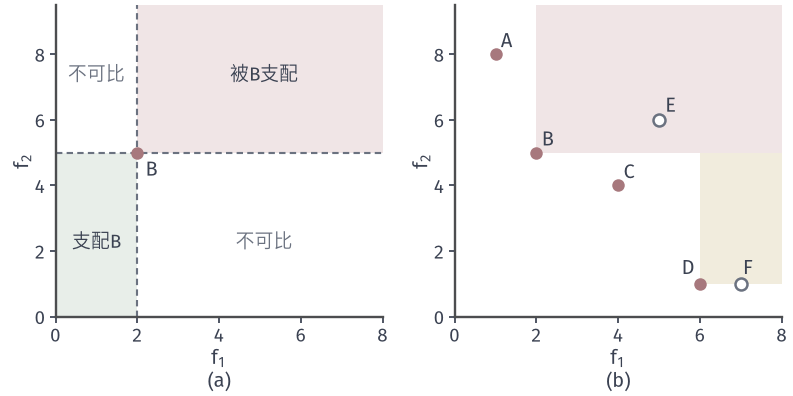

The script that drew this image:
from pathlib import Path
import sys
sys.path.insert(0, str(Path(__file__).resolve().parents[1]/"moo-common"))
from moo_fig import *
HERE = Path(__file__).resolve().parent
# Dominance quadrants around B and the six candidates.
fig, axes = figure(width_mm=112, height_mm=56, ncols=2)
panels(fig, .07, .985, .985, .2, .22)
xl, yl = (0, 8), (0, 9.5)
ax = axes[0]; setup(ax, xl, yl, range(0, 9, 2), range(0, 10, 2))
b = CANDS['B']
ax.fill([0, b[0], b[0], 0], [0, 0, b[1], b[1]], color=GREEN_FILL, lw=0, zorder=1)
ax.fill([b[0], 8, 8, b[0]], [b[1], b[1], 9.5, 9.5], color=RED_FILL, lw=0, zorder=1)
ax.plot([0, 8], [b[1]]*2, color=MUTED, lw=.85, ls=(0, (3, 2)), zorder=2); ax.plot([b[0]]*2, [0, 9.5], color=MUTED, lw=.85, ls=(0, (3, 2)), zorder=2)
dot(ax, b); ax.text(2.2, 4.3, 'B', color=INK)
ax.text(1, 2.1, '支配B', ha='center', color=INK, fontsize=7.5); ax.text(5.1, 7.2, '被B支配', ha='center', color=INK, fontsize=7.5)
ax.text(1, 7.2, '不可比', ha='center', color=MUTED, fontsize=7.5); ax.text(5.1, 2.1, '不可比', ha='center', color=MUTED, fontsize=7.5)
ax = axes[1]; setup(ax, xl, yl, range(0, 9, 2), range(0, 10, 2))
for k, c in (('B', RED_FILL), ('D', YELLOW_FILL)):
    p = CANDS[k]; ax.fill([p[0], 8, 8, p[0]], [p[1], p[1], 9.5, 9.5], color=c, lw=0, zorder=1)
p = CANDS['B']; ax.fill([p[0], 8, 8, p[0]], [p[1], p[1], 9.5, 9.5], color=RED_FILL, lw=0, zorder=1.1)
cands(ax, off={'F': (.05, .3), 'D': (-.45, .3), 'E': (.15, .25)})
tags(fig, axes)
save(fig, HERE, 'figure', {'candidates': CANDS})
